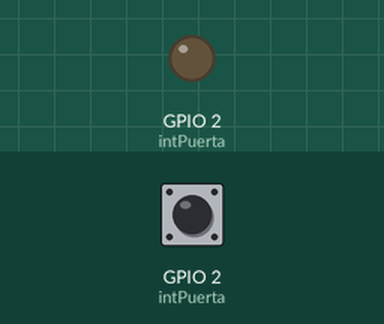
Recording of a sketch running on a simulated ESP8266 (NodeMCU). On the bench: output pins drawn as LEDs (lit = HIGH). The test bench sets the inputs (shaded band); at power-on: GPIO 2 (intPuerta) HIGH. WiFi joins after 1.5 s; servers stay silent unless stated; no MQTT or app messages arrive unless stated; what the sketch prints to the serial monitor is not drawn.

Above: at 0.0 s.
At 5.2 s:
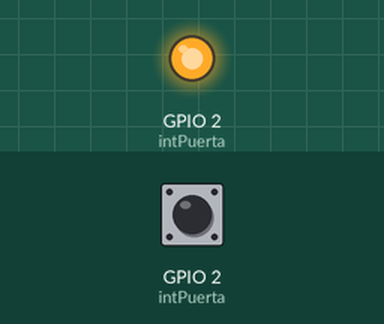
5.3 s: GPIO 2 (intPuerta) pulled LOW for 0.15 s
Timing chart, 0 to 8.3 s (numbered marks = the images above; inputs shaded):
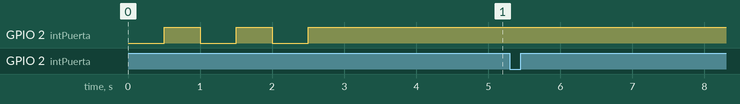

Measured:
- after the input at 5.3 s, every drawn part: stays the same

The sketch:

prueba.ino
```cpp
// Decomentar para mostrar debug monitor serie
#define DEBUG_ALARMA

//Librerías
#include <ESP8266WiFi.h>
#include <PubSubClient.h>

// Pines
const byte intPuerta = 2;

// Variables interrupción de interruptor
volatile boolean isrAlarmaCentinela = false; // Detectar interrupción

// Configuración WiFi
char* ssid = "SSID-WIFI"; // SSID de la WiFi
char* pass = "PASS-WIFI"; // Constraseña de la WiFi
WiFiClient  clienteWifi;

// Configuración MQTT
PubSubClient clientMqtt(clienteWifi);
const char* servidorMqtt = "IP-BROKER-MQTT";
const char* topicAlarma = "/casa/puerta/alarma";

void setup() {

#ifdef DEBUG_ALARMA
  Serial.begin(115200);
  delay(500);
  Serial.println("[INI]Comienzo del programa sistema alarma con ESP8266");

  // Señal arrancando
  pinMode(LED_BUILTIN, OUTPUT);
  digitalWrite(LED_BUILTIN, HIGH);
  delay(500);
  digitalWrite(LED_BUILTIN, LOW);
  delay(500);
  digitalWrite(LED_BUILTIN, HIGH);
  delay(500);
  digitalWrite(LED_BUILTIN, LOW);
  delay(500);
  digitalWrite(LED_BUILTIN, HIGH);
#endif

  // Conexión con la red WiFi
  int intentosWiFi = 0;
  WiFi.begin(ssid, pass);

#ifdef DEBUG_ALARMA
    Serial.print("[WIFI]Intentando conectar a: ");
    Serial.println(ssid);
#endif

  while (WiFi.status() != WL_CONNECTED || intentosWiFi > 30) {
#ifdef DEBUG_ALARMA
    Serial.print(".");
#endif

    // Esperamos
    delay(500);

    intentosWiFi++;
  }

#ifdef DEBUG_ALARMA
    Serial.println(".");
#endif

  // Si no ha conetado mostramos error
 if (WiFi.status() != WL_CONNECTED)
  {
    while (1) {
      digitalWrite(LED_BUILTIN, HIGH);
      delay(500);
      digitalWrite(LED_BUILTIN, LOW);
      delay(500);
    }
  }

#ifdef DEBUG_ALARMA
  Serial.println("[WIFI]Conectado a la WiFi");
#endif

  // Configuración MQTT
  clientMqtt.setServer(servidorMqtt, 1883);
#ifdef DEBUG_ALARMA
  Serial.println("[MQTT]Conectado al servidor MQTT");
#endif

  // Configuración de interrupciones
  pinMode(intPuerta, INPUT_PULLUP); // Interrupción interruptor magnético
  attachInterrupt(intPuerta, isrAlarma, FALLING); //Interrupción interruptor magnético

  // Apagado de LED
  digitalWrite(LED_BUILTIN, HIGH);
}

void loop()
{
  // Comprobamos conexión con broker MQTT
  if (!clientMqtt.connected()) {
    reconnectMqtt();
  }
  clientMqtt.loop();

  // Si detecta interrupción alarma
  if (isrAlarmaCentinela) {

    // Marcamos para que no vuelva a pasar
    isrAlarmaCentinela = false;

    // Enviamos mensaje
    clientMqtt.publish(topicAlarma, "1");

#ifdef DEBUG_ALARMA
    Serial.println("[MQTT]Publicando mensaje alarma: Puerta abierta");
    digitalWrite(LED_BUILTIN, LOW);
    delay(500);
    digitalWrite(LED_BUILTIN, HIGH);
#endif
  }
}

ICACHE_RAM_ATTR void isrAlarma() {
  // Marca ha ejecutado interrupción
  isrAlarmaCentinela = true;
}

void reconnectMqtt() {
  // Repetimos hasta conectar
  while (!clientMqtt.connected()) {
#ifdef DEBUG_ALARMA
    Serial.println("[MQTT]Esperando conexión con MQTT...");
#endif
    // Intentamos conectar
    if (clientMqtt.connect("ALARMA-PUERTA-MKR1000")) {
#ifdef DEBUG_ALARMA
      Serial.println("[MQTT]Conectado");
#endif
    } else {
#ifdef DEBUG_ALARMA
      Serial.print("[MQTT]Fallo, rc=");
      Serial.print(clientMqtt.state());
      Serial.println(" se intentará o travez tras 5 segundos");
#endif
      // Esperamos 5 segundos
      delay(5000);
    }
  }
}
```
